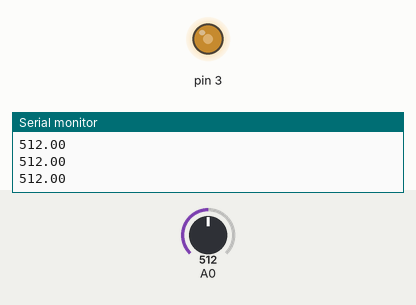
This sketch was run on a simulated Arduino Uno, built with avr-gcc and run on an emulated ATmega328P. Shown: output pins drawn as LEDs (lit = HIGH), the last lines printed to the serial monitor. The inputs (shaded band) are chosen by the test bench; at power-on: A0 = 512.

Above: at 1.2 s.
1.3 s: A0 set to 716
At 1.8 s:
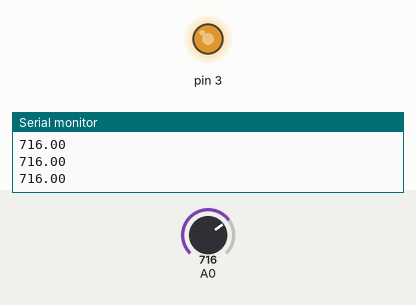
2.8 s: A0 set to 900
At 4.0 s:
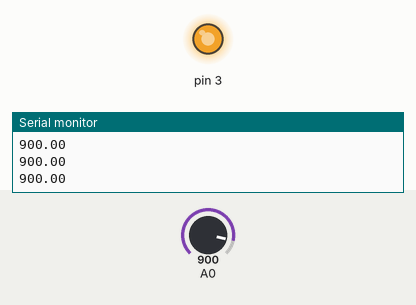
4.3 s: A0 set to 122
At 5.1 s:
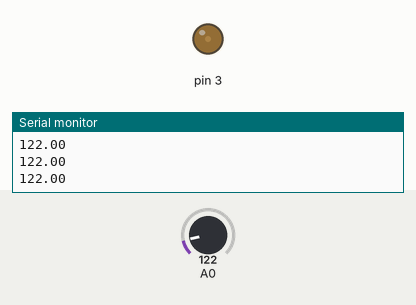
5.8 s: A0 set to 0
At 6.4 s:
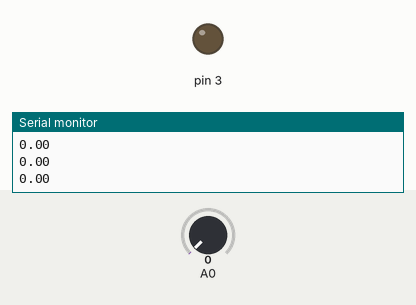
Timing chart, 0 to 8.3 s (numbered marks = the images above; inputs shaded):
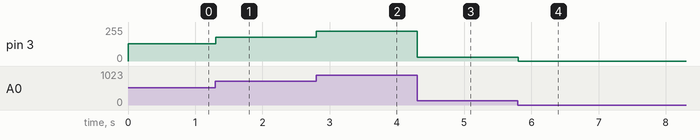

Measured:
- after the input at 1.3 s, pin 3: 128/255 → 179/255 at once
- after the input at 2.8 s, pin 3: 179/255 → 225/255 at once
- after the input at 4.3 s, pin 3: 225/255 → 30/255 at once
- after the input at 5.8 s, pin 3: 30/255 → 0/255 at once

The sketch:

sketch_apr10a.ino
```cpp
float val=0;
void setup() {
  // put your setup code here, to run once:
Serial.begin(9600);
pinMode(3,OUTPUT);
}

void loop() {
  // put your main code here, to run repeatedly:
val = analogRead(A0);
analogWrite(3,val/4);
Serial.println(val);
}
```
